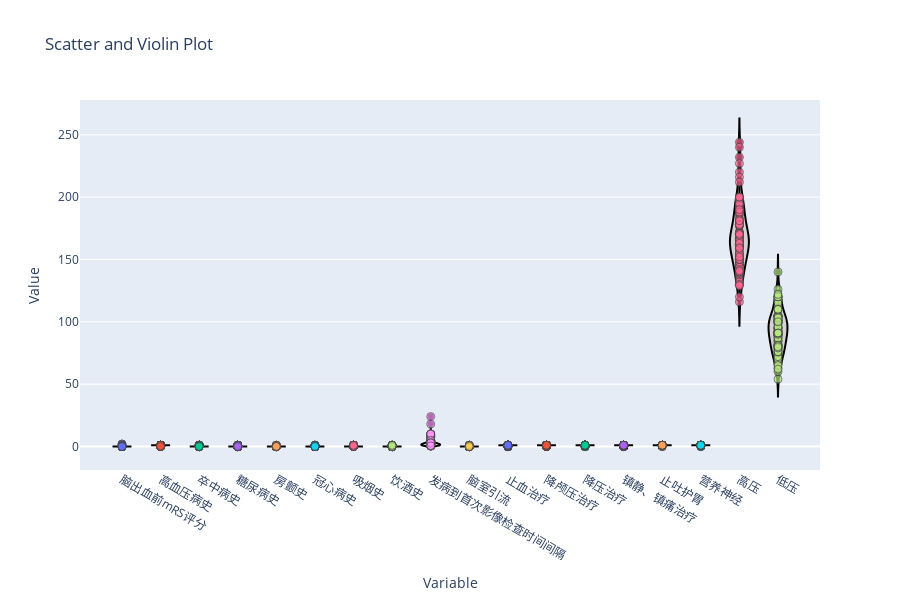

The notebook cell saved with this chart:
### Code cell
# 创建数据
data = train_data.iloc[:, 1:-1]

# 创建图表布局
fig = go.Figure()

# 添加每个变量的散点图
for column in data.columns:
    fig.add_trace(go.Scatter(
        x=[column] * len(data),
        y=data[column],
        mode='markers',
        name=column,
        marker=dict(
            size=8,
            line=dict(width=1),
            opacity=0.7
        )
    ))

# 添加每个变量的小提琴图
for column in data.columns:
    fig.add_trace(go.Violin(
        y=data[column],
        name=column,
        box_visible=True,
        meanline_visible=True,
        fillcolor='lightgray',
        line_color='black'
    ))

# 设置图表布局
fig.update_layout(
    title='Scatter and Violin Plot',
    xaxis=dict(title='Variable'),
    yaxis=dict(title='Value'),
    showlegend=False,
    width=900,
    height=600
)

# 显示图表
fig.show()

### Figure 1 — Plotly figure (JSON) as saved in the notebook; plotly's stock layout.template omitted (floating-point values rounded to 4 significant figures)
{"data": [{"marker": {"line": {"width": 1}, "opacity": 0.7, "size": 8}, "mode": "markers", "name": "脑出血前mRS评分", "type": "scatter", "x": ["脑出血前mRS评分", "脑出血前mRS评分", "脑出血前mRS评分", "脑出血前mRS评分", "脑出血前mRS评分", "脑出血前mRS评分", "脑出血前mRS评分", "脑出血前mRS评分", "脑出血前mRS评分", "脑出血前mRS评分", "脑出血前mRS评分", "脑出血前mRS评分", "脑出血前mRS评分", "脑出血前mRS评分", "脑出血前mRS评分", "脑出血前mRS评分", "脑出血前mRS评分", "脑出血前mRS评分", "脑出血前mRS评分", "脑出血前mRS评分", "脑出血前mRS评分", "脑出血前mRS评分", "脑出血前mRS评分", "脑出血前mRS评分", "脑出血前mRS评分", "脑出血前mRS评分", "脑出血前mRS评分", "脑出血前mRS评分", "脑出血前mRS评分", "脑出血前mRS评分", "脑出血前mRS评分", "脑出血前mRS评分", "脑出血前mRS评分", "脑出血前mRS评分", "脑出血前mRS评分", "脑出血前mRS评分", "脑出血前mRS评分", "脑出血前mRS评分", "脑出血前mRS评分", "脑出血前mRS评分", "脑出血前mRS评分", "脑出血前mRS评分", "脑出血前mRS评分", "脑出血前mRS评分", "脑出血前mRS评分", "脑出血前mRS评分", "脑出血前mRS评分", "脑出血前mRS评分", "脑出血前mRS评分", "脑出血前mRS评分", "脑出血前mRS评分", "脑出血前mRS评分", "脑出血前mRS评分", "脑出血前mRS评分", "脑出血前mRS评分", "脑出血前mRS评分", "脑出血前mRS评分", "脑出血前mRS评分", "脑出血前mRS评分", "脑出血前mRS评分", "脑出血前mRS评分", "脑出血前mRS评分", "脑出血前mRS评分", "脑出血前mRS评分", "脑出血前mRS评分", "脑出血前mRS评分", "脑出血前mRS评分", "脑出血前mRS评分", "脑出血前mRS评分", "脑出血前mRS评分", "脑出血前mRS评分", "脑出血前mRS评分", "脑出血前mRS评分", "脑出血前mRS评分", "脑出血前mRS评分", "脑出血前mRS评分", "脑出血前mRS评分", "脑出血前mRS评分", "脑出血前mRS评分", "脑出血前mRS评分", "脑出血前mRS评分", "脑出血前mRS评分", "脑出血前mRS评分", "脑出血前mRS评分", "脑出血前mRS评分", "脑出血前mRS评分", "脑出血前mRS评分", "脑出血前mRS评分", "脑出血前mRS评分", "脑出血前mRS评分", "脑出血前mRS评分", "脑出血前mRS评分", "脑出血前mRS评分", "脑出血前mRS评分", "脑出血前mRS评分", "脑出血前mRS评分", "脑出血前mRS评分", "脑出血前mRS评分", "脑出血前mRS评分", "脑出血前mRS评分"], "y": [0, 0, 0, 2, 0, 0, 0, 0, 0, 0, 0, 0, 0, 0, 0, 0, 0, 0, 0, 0, 0, 0, 0, 0, 0, 0, 0, 0, 0, 0, 0, 0, 0, 0, 0, 0, 0, 0, 0, 0, 0, 0, 0, 0, 0, 0, 0, 0, 0, 0, 0, 0, 0, 0, 0, 0, 0, 2, 1, 0, 0, 0, 0, 0, 0, 0, 0, 0, 0, 0, 0, 0, 0, 0, 0, 0, 0, 0, 0, 0, 0, 0, 0, 0, 0, 0, 1, 0, 0, 0, 0, 0, 0, 0, 0, 0, 0, 0, 0, 0]}, {"marker": {"line": {"width": 1}, "opacity": 0.7, "size": 8}, "mode": "markers", "name": "高血压病史", "type": "scatter", "x": ["高血压病史", "高血压病史", "高血压病史", "高血压病史", "高血压病史", "高血压病史", "高血压病史", "高血压病史", "高血压病史", "高血压病史", "高血压病史", "高血压病史", "高血压病史", "高血压病史", "高血压病史", "高血压病史", "高血压病史", "高血压病史", "高血压病史", "高血压病史", "高血压病史", "高血压病史", "高血压病史", "高血压病史", "高血压病史", "高血压病史", "高血压病史", "高血压病史", "高血压病史", "高血压病史", "高血压病史", "高血压病史", "高血压病史", "高血压病史", "高血压病史", "高血压病史", "高血压病史", "高血压病史", "高血压病史", "高血压病史", "高血压病史", "高血压病史", "高血压病史", "高血压病史", "高血压病史", "高血压病史", "高血压病史", "高血压病史", "高血压病史", "高血压病史", "高血压病史", "高血压病史", "高血压病史", "高血压病史", "高血压病史", "高血压病史", "高血压病史", "高血压病史", "高血压病史", "高血压病史", "高血压病史", "高血压病史", "高血压病史", "高血压病史", "高血压病史", "高血压病史", "高血压病史", "高血压病史", "高血压病史", "高血压病史", "高血压病史", "高血压病史", "高血压病史", "高血压病史", "高血压病史", "高血压病史", "高血压病史", "高血压病史", "高血压病史", "高血压病史", "高血压病史", "高血压病史", "高血压病史", "高血压病史", "高血压病史", "高血压病史", "高血压病史", "高血压病史", "高血压病史", "高血压病史", "高血压病史", "高血压病史", "高血压病史", "高血压病史", "高血压病史", "高血压病史", "高血压病史", "高血压病史", "高血压病史", "高血压病史"], "y": [0, 1, 1, 1, 0, 1, 1, 1, 1, 1, 1, 1, 1, 0, 1, 1, 1, 0, 1, 1, 1, 1, 1, 1, 1, 1, 1, 1, 1, 1, 1, 1, 1, 1, 1, 1, 1, 1, 1, 1, 1, 1, 1, 1, 1, 0, 1, 1, 1, 0, 0, 1, 1, 1, 1, 1, 0, 1, 1, 1, 1, 1, 1, 1, 0, 1, 1, 1, 1, 1, 1, 1, 1, 1, 1, 1, 1, 1, 1, 1, 0, 1, 1, 1, 1, 1, 1, 1, 1, 1, 1, 1, 1, 1, 1, 0, 1, 1, 1, 0]}, {"marker": {"line": {"width": 1}, "opacity": 0.7, "size": 8}, "mode": "markers", "name": "卒中病史", "type": "scatter", "x": ["卒中病史", "卒中病史", "卒中病史", "卒中病史", "卒中病史", "卒中病史", "卒中病史", "卒中病史", "卒中病史", "卒中病史", "卒中病史", "卒中病史", "卒中病史", "卒中病史", "卒中病史", "卒中病史", "卒中病史", "卒中病史", "卒中病史", "卒中病史", "卒中病史", "卒中病史", "卒中病史", "卒中病史", "卒中病史", "卒中病史", "卒中病史", "卒中病史", "卒中病史", "卒中病史", "卒中病史", "卒中病史", "卒中病史", "卒中病史", "卒中病史", "卒中病史", "卒中病史", "卒中病史", "卒中病史", "卒中病史", "卒中病史", "卒中病史", "卒中病史", "卒中病史", "卒中病史", "卒中病史", "卒中病史", "卒中病史", "卒中病史", "卒中病史", "卒中病史", "卒中病史", "卒中病史", "卒中病史", "卒中病史", "卒中病史", "卒中病史", "卒中病史", "卒中病史", "卒中病史", "卒中病史", "卒中病史", "卒中病史", "卒中病史", "卒中病史", "卒中病史", "卒中病史", "卒中病史", "卒中病史", "卒中病史", "卒中病史", "卒中病史", "卒中病史", "卒中病史", "卒中病史", "卒中病史", "卒中病史", "卒中病史", "卒中病史", "卒中病史", "卒中病史", "卒中病史", "卒中病史", "卒中病史", "卒中病史", "卒中病史", "卒中病史", "卒中病史", "卒中病史", "卒中病史", "卒中病史", "卒中病史", "卒中病史", "卒中病史", "卒中病史", "卒中病史", "卒中病史", "卒中病史", "卒中病史", "卒中病史"], "y": [0, 0, 0, 1, 0, 0, 0, 0, 1, 0, 1, 0, 1, 0, 1, 0, 1, 0, 0, 1, 0, 0, 0, 0, 0, 0, 1, 0, 0, 0, 0, 0, 0, 0, 0, 0, 0, 0, 0, 0, 0, 0, 0, 0, 0, 0, 0, 0, 0, 0, 0, 0, 0, 0, 0, 0, 0, 1, 1, 1, 0, 0, 0, 0, 0, 0, 1, 0, 1, 1, 0, 0, 0, 0, 0, 0, 0, 1, 1, 0, 0, 0, 0, 0, 0, 0, 1, 0, 0, 0, 0, 1, 0, 0, 0, 0, 0, 1, 0, 0]}, {"marker": {"line": {"width": 1}, "opacity": 0.7, "size": 8}, "mode": "markers", "name": "糖尿病史", "type": "scatter", "x": ["糖尿病史", "糖尿病史", "糖尿病史", "糖尿病史", "糖尿病史", "糖尿病史", "糖尿病史", "糖尿病史", "糖尿病史", "糖尿病史", "糖尿病史", "糖尿病史", "糖尿病史", "糖尿病史", "糖尿病史", "糖尿病史", "糖尿病史", "糖尿病史", "糖尿病史", "糖尿病史", "糖尿病史", "糖尿病史", "糖尿病史", "糖尿病史", "糖尿病史", "糖尿病史", "糖尿病史", "糖尿病史", "糖尿病史", "糖尿病史", "糖尿病史", "糖尿病史", "糖尿病史", "糖尿病史", "糖尿病史", "糖尿病史", "糖尿病史", "糖尿病史", "糖尿病史", "糖尿病史", "糖尿病史", "糖尿病史", "糖尿病史", "糖尿病史", "糖尿病史", "糖尿病史", "糖尿病史", "糖尿病史", "糖尿病史", "糖尿病史", "糖尿病史", "糖尿病史", "糖尿病史", "糖尿病史", "糖尿病史", "糖尿病史", "糖尿病史", "糖尿病史", "糖尿病史", "糖尿病史", "糖尿病史", "糖尿病史", "糖尿病史", "糖尿病史", "糖尿病史", "糖尿病史", "糖尿病史", "糖尿病史", "糖尿病史", "糖尿病史", "糖尿病史", "糖尿病史", "糖尿病史", "糖尿病史", "糖尿病史", "糖尿病史", "糖尿病史", "糖尿病史", "糖尿病史", "糖尿病史", "糖尿病史", "糖尿病史", "糖尿病史", "糖尿病史", "糖尿病史", "糖尿病史", "糖尿病史", "糖尿病史", "糖尿病史", "糖尿病史", "糖尿病史", "糖尿病史", "糖尿病史", "糖尿病史", "糖尿病史", "糖尿病史", "糖尿病史", "糖尿病史", "糖尿病史", "糖尿病史"], "y": [0, 0, 0, 0, 0, 0, 0, 0, 0, 0, 0, 0, 0, 0, 1, 1, 0, 0, 0, 0, 0, 0, 0, 0, 0, 0, 1, 0, 0, 1, 0, 0, 0, 0, 1, 0, 0, 0, 0, 0, 0, 0, 1, 0, 0, 0, 0, 0, 0, 0, 0, 0, 1, 0, 0, 1, 1, 1, 0, 0, 1, 1, 0, 0, 0, 0, 0, 0, 0, 0, 0, 0, 0, 0, 0, 1, 0, 0, 0, 0, 0, 0, 1, 0, 0, 0, 1, 0, 0, 0, 0, 1, 0, 0, 0, 0, 0, 1, 0, 0]}, {"marker": {"line": {"width": 1}, "opacity": 0.7, "size": 8}, "mode": "markers", "name": "房颤史", "type": "scatter", "x": ["房颤史", "房颤史", "房颤史", "房颤史", "房颤史", "房颤史", "房颤史", "房颤史", "房颤史", "房颤史", "房颤史", "房颤史", "房颤史", "房颤史", "房颤史", "房颤史", "房颤史", "房颤史", "房颤史", "房颤史", "房颤史", "房颤史", "房颤史", "房颤史", "房颤史", "房颤史", "房颤史", "房颤史", "房颤史", "房颤史", "房颤史", "房颤史", "房颤史", "房颤史", "房颤史", "房颤史", "房颤史", "房颤史", "房颤史", "房颤史", "房颤史", "房颤史", "房颤史", "房颤史", "房颤史", "房颤史", "房颤史", "房颤史", "房颤史", "房颤史", "房颤史", "房颤史", "房颤史", "房颤史", "房颤史", "房颤史", "房颤史", "房颤史", "房颤史", "房颤史", "房颤史", "房颤史", "房颤史", "房颤史", "房颤史", "房颤史", "房颤史", "房颤史", "房颤史", "房颤史", "房颤史", "房颤史", "房颤史", "房颤史", "房颤史", "房颤史", "房颤史", "房颤史", "房颤史", "房颤史", "房颤史", "房颤史", "房颤史", "房颤史", "房颤史", "房颤史", "房颤史", "房颤史", "房颤史", "房颤史", "房颤史", "房颤史", "房颤史", "房颤史", "房颤史", "房颤史", "房颤史", "房颤史", "房颤史", "房颤史"], "y": [0, 0, 0, 0, 0, 0, 0, 0, 1, 0, 0, 0, 0, 0, 0, 0, 0, 0, 0, 0, 0, 0, 0, 0, 0, 0, 0, 0, 0, 0, 0, 0, 0, 0, 0, 0, 0, 0, 0, 0, 0, 0, 0, 0, 0, 0, 0, 0, 0, 0, 0, 1, 0, 0, 0, 0, 0, 0, 0, 0, 0, 0, 0, 0, 0, 0, 0, 0, 0, 0, 0, 1, 0, 0, 0, 0, 0, 0, 0, 0, 1, 0, 0, 0, 0, 0, 0, 0, 0, 0, 0, 0, 0, 0, 0, 0, 0, 1, 0, 0]}, {"marker": {"line": {"width": 1}, "opacity": 0.7, "size": 8}, "mode": "markers", "name": "冠心病史", "type": "scatter", "x": ["冠心病史", "冠心病史", "冠心病史", "冠心病史", "冠心病史", "冠心病史", "冠心病史", "冠心病史", "冠心病史", "冠心病史", "冠心病史", "冠心病史", "冠心病史", "冠心病史", "冠心病史", "冠心病史", "冠心病史", "冠心病史", "冠心病史", "冠心病史", "冠心病史", "冠心病史", "冠心病史", "冠心病史", "冠心病史", "冠心病史", "冠心病史", "冠心病史", "冠心病史", "冠心病史", "冠心病史", "冠心病史", "冠心病史", "冠心病史", "冠心病史", "冠心病史", "冠心病史", "冠心病史", "冠心病史", "冠心病史", "冠心病史", "冠心病史", "冠心病史", "冠心病史", "冠心病史", "冠心病史", "冠心病史", "冠心病史", "冠心病史", "冠心病史", "冠心病史", "冠心病史", "冠心病史", "冠心病史", "冠心病史", "冠心病史", "冠心病史", "冠心病史", "冠心病史", "冠心病史", "冠心病史", "冠心病史", "冠心病史", "冠心病史", "冠心病史", "冠心病史", "冠心病史", "冠心病史", "冠心病史", "冠心病史", "冠心病史", "冠心病史", "冠心病史", "冠心病史", "冠心病史", "冠心病史", "冠心病史", "冠心病史", "冠心病史", "冠心病史", "冠心病史", "冠心病史", "冠心病史", "冠心病史", "冠心病史", "冠心病史", "冠心病史", "冠心病史", "冠心病史", "冠心病史", "冠心病史", "冠心病史", "冠心病史", "冠心病史", "冠心病史", "冠心病史", "冠心病史", "冠心病史", "冠心病史", "冠心病史"], "y": [0, 0, 0, 0, 0, 0, 0, 0, 0, 0, 0, 0, 0, 0, 0, 0, 0, 0, 0, 0, 0, 0, 0, 0, 0, 0, 1, 0, 0, 0, 0, 0, 0, 0, 0, 0, 0, 0, 0, 0, 0, 0, 0, 0, 0, 0, 0, 0, 0, 0, 0, 1, 0, 0, 0, 0, 0, 0, 0, 0, 0, 0, 0, 0, 0, 0, 0, 0, 0, 0, 1, 1, 0, 0, 0, 1, 1, 0, 0, 0, 1, 0, 0, 0, 0, 0, 0, 0, 0, 0, 0, 1, 0, 0, 0, 0, 0, 1, 0, 0]}, {"marker": {"line": {"width": 1}, "opacity": 0.7, "size": 8}, "mode": "markers", "name": "吸烟史", "type": "scatter", "x": ["吸烟史", "吸烟史", "吸烟史", "吸烟史", "吸烟史", "吸烟史", "吸烟史", "吸烟史", "吸烟史", "吸烟史", "吸烟史", "吸烟史", "吸烟史", "吸烟史", "吸烟史", "吸烟史", "吸烟史", "吸烟史", "吸烟史", "吸烟史", "吸烟史", "吸烟史", "吸烟史", "吸烟史", "吸烟史", "吸烟史", "吸烟史", "吸烟史", "吸烟史", "吸烟史", "吸烟史", "吸烟史", "吸烟史", "吸烟史", "吸烟史", "吸烟史", "吸烟史", "吸烟史", "吸烟史", "吸烟史", "吸烟史", "吸烟史", "吸烟史", "吸烟史", "吸烟史", "吸烟史", "吸烟史", "吸烟史", "吸烟史", "吸烟史", "吸烟史", "吸烟史", "吸烟史", "吸烟史", "吸烟史", "吸烟史", "吸烟史", "吸烟史", "吸烟史", "吸烟史", "吸烟史", "吸烟史", "吸烟史", "吸烟史", "吸烟史", "吸烟史", "吸烟史", "吸烟史", "吸烟史", "吸烟史", "吸烟史", "吸烟史", "吸烟史", "吸烟史", "吸烟史", "吸烟史", "吸烟史", "吸烟史", "吸烟史", "吸烟史", "吸烟史", "吸烟史", "吸烟史", "吸烟史", "吸烟史", "吸烟史", "吸烟史", "吸烟史", "吸烟史", "吸烟史", "吸烟史", "吸烟史", "吸烟史", "吸烟史", "吸烟史", "吸烟史", "吸烟史", "吸烟史", "吸烟史", "吸烟史"], "y": [0, 0, 0, 0, 0, 0, 0, 0, 0, 1, 0, 0, 0, 0, 1, 0, 0, 0, 0, 0, 0, 0, 1, 1, 0, 0, 0, 0, 0, 0, 0, 1, 0, 0, 0, 0, 0, 0, 0, 0, 0, 0, 0, 0, 1, 0, 0, 0, 0, 0, 0, 0, 1, 0, 0, 0, 0, 0, 1, 0, 0, 0, 1, 0, 0, 0, 0, 0, 0, 0, 0, 0, 0, 0, 0, 0, 0, 1, 0, 1, 0, 1, 1, 1, 0, 0, 1, 0, 0, 0, 0, 0, 1, 1, 0, 0, 0, 1, 0, 1]}, {"marker": {"line": {"width": 1}, "opacity": 0.7, "size": 8}, "mode": "markers", "name": "饮酒史", "type": "scatter", "x": ["饮酒史", "饮酒史", "饮酒史", "饮酒史", "饮酒史", "饮酒史", "饮酒史", "饮酒史", "饮酒史", "饮酒史", "饮酒史", "饮酒史", "饮酒史", "饮酒史", "饮酒史", "饮酒史", "饮酒史", "饮酒史", "饮酒史", "饮酒史", "饮酒史", "饮酒史", "饮酒史", "饮酒史", "饮酒史", "饮酒史", "饮酒史", "饮酒史", "饮酒史", "饮酒史", "饮酒史", "饮酒史", "饮酒史", "饮酒史", "饮酒史", "饮酒史", "饮酒史", "饮酒史", "饮酒史", "饮酒史", "饮酒史", "饮酒史", "饮酒史", "饮酒史", "饮酒史", "饮酒史", "饮酒史", "饮酒史", "饮酒史", "饮酒史", "饮酒史", "饮酒史", "饮酒史", "饮酒史", "饮酒史", "饮酒史", "饮酒史", "饮酒史", "饮酒史", "饮酒史", "饮酒史", "饮酒史", "饮酒史", "饮酒史", "饮酒史", "饮酒史", "饮酒史", "饮酒史", "饮酒史", "饮酒史", "饮酒史", "饮酒史", "饮酒史", "饮酒史", "饮酒史", "饮酒史", "饮酒史", "饮酒史", "饮酒史", "饮酒史", "饮酒史", "饮酒史", "饮酒史", "饮酒史", "饮酒史", "饮酒史", "饮酒史", "饮酒史", "饮酒史", "饮酒史", "饮酒史", "饮酒史", "饮酒史", "饮酒史", "饮酒史", "饮酒史", "饮酒史", "饮酒史", "饮酒史", "饮酒史"], "y": [0, 0, 0, 0, 0, 0, 0, 0, 0, 0, 0, 1, 0, 0, 0, 0, 0, 0, 0, 0, 0, 0, 1, 1, 0, 0, 0, 0, 0, 0, 0, 1, 0, 0, 0, 0, 0, 0, 0, 0, 0, 0, 0, 0, 0, 0, 0, 0, 0, 0, 0, 0, 0, 0, 0, 0, 0, 0, 0, 0, 0, 0, 0, 0, 0, 0, 0, 1, 0, 0, 0, 0, 0, 0, 0, 0, 0, 1, 0, 0, 0, 1, 0, 1, 0, 0, 1, 0, 0, 0, 0, 0, 1, 1, 0, 0, 0, 0, 0, 1]}, {"marker": {"line": {"width": 1}, "opacity": 0.7, "size": 8}, "mode": "markers", "name": "发病到首次影像检查时间间隔", "type": "scatter", "x": ["发病到首次影像检查时间间隔", "发病到首次影像检查时间间隔", "发病到首次影像检查时间间隔", "发病到首次影像检查时间间隔", "发病到首次影像检查时间间隔", "发病到首次影像检查时间间隔", "发病到首次影像检查时间间隔", "发病到首次影像检查时间间隔", "发病到首次影像检查时间间隔", "发病到首次影像检查时间间隔", "发病到首次影像检查时间间隔", "发病到首次影像检查时间间隔", "发病到首次影像检查时间间隔", "发病到首次影像检查时间间隔", "发病到首次影像检查时间间隔", "发病到首次影像检查时间间隔", "发病到首次影像检查时间间隔", "发病到首次影像检查时间间隔", "发病到首次影像检查时间间隔", "发病到首次影像检查时间间隔", "发病到首次影像检查时间间隔", "发病到首次影像检查时间间隔", "发病到首次影像检查时间间隔", "发病到首次影像检查时间间隔", "发病到首次影像检查时间间隔", "发病到首次影像检查时间间隔", "发病到首次影像检查时间间隔", "发病到首次影像检查时间间隔", "发病到首次影像检查时间间隔", "发病到首次影像检查时间间隔", "发病到首次影像检查时间间隔", "发病到首次影像检查时间间隔", "发病到首次影像检查时间间隔", "发病到首次影像检查时间间隔", "发病到首次影像检查时间间隔", "发病到首次影像检查时间间隔", "发病到首次影像检查时间间隔", "发病到首次影像检查时间间隔", "发病到首次影像检查时间间隔", "发病到首次影像检查时间间隔", "发病到首次影像检查时间间隔", "发病到首次影像检查时间间隔", "发病到首次影像检查时间间隔", "发病到首次影像检查时间间隔", "发病到首次影像检查时间间隔", "发病到首次影像检查时间间隔", "发病到首次影像检查时间间隔", "发病到首次影像检查时间间隔", "发病到首次影像检查时间间隔", "发病到首次影像检查时间间隔", "发病到首次影像检查时间间隔", "发病到首次影像检查时间间隔", "发病到首次影像检查时间间隔", "发病到首次影像检查时间间隔", "发病到首次影像检查时间间隔", "发病到首次影像检查时间间隔", "发病到首次影像检查时间间隔", "发病到首次影像检查时间间隔", "发病到首次影像检查时间间隔", "发病到首次影像检查时间间隔", "发病到首次影像检查时间间隔", "发病到首次影像检查时间间隔", "发病到首次影像检查时间间隔", "发病到首次影像检查时间间隔", "发病到首次影像检查时间间隔", "发病到首次影像检查时间间隔", "发病到首次影像检查时间间隔", "发病到首次影像检查时间间隔", "发病到首次影像检查时间间隔", "发病到首次影像检查时间间隔", "发病到首次影像检查时间间隔", "发病到首次影像检查时间间隔", "发病到首次影像检查时间间隔", "发病到首次影像检查时间间隔", "发病到首次影像检查时间间隔", "发病到首次影像检查时间间隔", "发病到首次影像检查时间间隔", "发病到首次影像检查时间间隔", "发病到首次影像检查时间间隔", "发病到首次影像检查时间间隔", "发病到首次影像检查时间间隔", "发病到首次影像检查时间间隔", "发病到首次影像检查时间间隔", "发病到首次影像检查时间间隔", "发病到首次影像检查时间间隔", "发病到首次影像检查时间间隔", "发病到首次影像检查时间间隔", "发病到首次影像检查时间间隔", "发病到首次影像检查时间间隔", "发病到首次影像检查时间间隔", "发病到首次影像检查时间间隔", "发病到首次影像检查时间间隔", "发病到首次影像检查时间间隔", "发病到首次影像检查时间间隔", "发病到首次影像检查时间间隔", "发病到首次影像检查时间间隔", "发病到首次影像检查时间间隔", "发病到首次影像检查时间间隔", "发病到首次影像检查时间间隔", "发病到首次影像检查时间间隔"], "y": [2.5, 3, 2, 1, 5, 24, 18, 2, 0.67, 1, 1, 2, 3, 1, 5, 1, 2, 0.5, 9, 0.67, 1, 1, 2, 5, 7, 1, 3, 2, 8, 8, 0.5, 1.5, 6, 0.5, 3, 3, 2, 1, 2, 1, 1, 2, 9, 6, 2, 1, 2, 1, 10, 9.5, 5, 4, 2, 1, 1, 1.5, 0.25, 10, 1, 0.5, 0.5, 3, 10, 1, 2, 8, 4, 2, 2, 3, 2, 2, 2, 1.5, 3, 1.5, 2, 5, 1, 4, 3, 1, 10, 1.5, 1, 3, 1.5, 10, 1.5, 2, 3, 2, 0.5, 5, 1, 1, 3, 2.5, 3, 0.5]}, {"marker": {"line": {"width": 1}, "opacity": 0.7, "size": 8}, "mode": "markers", "name": "脑室引流", "type": "scatter", "x": ["脑室引流", "脑室引流", "脑室引流", "脑室引流", "脑室引流", "脑室引流", "脑室引流", "脑室引流", "脑室引流", "脑室引流", "脑室引流", "脑室引流", "脑室引流", "脑室引流", "脑室引流", "脑室引流", "脑室引流", "脑室引流", "脑室引流", "脑室引流", "脑室引流", "脑室引流", "脑室引流", "脑室引流", "脑室引流", "脑室引流", "脑室引流", "脑室引流", "脑室引流", "脑室引流", "脑室引流", "脑室引流", "脑室引流", "脑室引流", "脑室引流", "脑室引流", "脑室引流", "脑室引流", "脑室引流", "脑室引流", "脑室引流", "脑室引流", "脑室引流", "脑室引流", "脑室引流", "脑室引流", "脑室引流", "脑室引流", "脑室引流", "脑室引流", "脑室引流", "脑室引流", "脑室引流", "脑室引流", "脑室引流", "脑室引流", "脑室引流", "脑室引流", "脑室引流", "脑室引流", "脑室引流", "脑室引流", "脑室引流", "脑室引流", "脑室引流", "脑室引流", "脑室引流", "脑室引流", "脑室引流", "脑室引流", "脑室引流", "脑室引流", "脑室引流", "脑室引流", "脑室引流", "脑室引流", "脑室引流", "脑室引流", "脑室引流", "脑室引流", "脑室引流", "脑室引流", "脑室引流", "脑室引流", "脑室引流", "脑室引流", "脑室引流", "脑室引流", "脑室引流", "脑室引流", "脑室引流", "脑室引流", "脑室引流", "脑室引流", "脑室引流", "脑室引流", "脑室引流", "脑室引流", "脑室引流", "脑室引流"], "y": [0, 0, 0, 0, 0, 1, 0, 0, 0, 0, 0, 0, 0, 0, 0, 0, 0, 0, 0, 0, 0, 0, 0, 0, 0, 0, 0, 0, 0, 0, 1, 0, 0, 0, 0, 0, 0, 0, 0, 0, 0, 0, 0, 0, 0, 0, 0, 0, 0, 0, 0, 0, 0, 0, 0, 0, 0, 0, 0, 0, 0, 0, 0, 0, 0, 0, 0, 0, 0, 0, 0, 0, 0, 0, 0, 0, 0, 0, 0, 0, 0, 0, 0, 0, 1, 0, 0, 0, 0, 1, 0, 1, 0, 0, 0, 0, 0, 0, 1, 0]}, {"marker": {"line": {"width": 1}, "opacity": 0.7, "size": 8}, "mode": "markers", "name": "止血治疗", "type": "scatter", "x": ["止血治疗", "止血治疗", "止血治疗", "止血治疗", "止血治疗", "止血治疗", "止血治疗", "止血治疗", "止血治疗", "止血治疗", "止血治疗", "止血治疗", "止血治疗", "止血治疗", "止血治疗", "止血治疗", "止血治疗", "止血治疗", "止血治疗", "止血治疗", "止血治疗", "止血治疗", "止血治疗", "止血治疗", "止血治疗", "止血治疗", "止血治疗", "止血治疗", "止血治疗", "止血治疗", "止血治疗", "止血治疗", "止血治疗", "止血治疗", "止血治疗", "止血治疗", "止血治疗", "止血治疗", "止血治疗", "止血治疗", "止血治疗", "止血治疗", "止血治疗", "止血治疗", "止血治疗", "止血治疗", "止血治疗", "止血治疗", "止血治疗", "止血治疗", "止血治疗", "止血治疗", "止血治疗", "止血治疗", "止血治疗", "止血治疗", "止血治疗", "止血治疗", "止血治疗", "止血治疗", "止血治疗", "止血治疗", "止血治疗", "止血治疗", "止血治疗", "止血治疗", "止血治疗", "止血治疗", "止血治疗", "止血治疗", "止血治疗", "止血治疗", "止血治疗", "止血治疗", "止血治疗", "止血治疗", "止血治疗", "止血治疗", "止血治疗", "止血治疗", "止血治疗", "止血治疗", "止血治疗", "止血治疗", "止血治疗", "止血治疗", "止血治疗", "止血治疗", "止血治疗", "止血治疗", "止血治疗", "止血治疗", "止血治疗", "止血治疗", "止血治疗", "止血治疗", "止血治疗", "止血治疗", "止血治疗", "止血治疗"], "y": [1, 1, 1, 1, 1, 0, 0, 1, 1, 1, 0, 1, 1, 1, 0, 1, 1, 1, 1, 1, 1, 0, 1, 1, 1, 1, 1, 1, 1, 0, 1, 1, 1, 1, 0, 1, 1, 1, 1, 1, 1, 0, 1, 1, 1, 1, 1, 1, 1, 1, 1, 1, 1, 1, 1, 1, 1, 1, 1, 1, 1, 1, 1, 0, 1, 1, 0, 1, 0, 0, 0, 0, 1, 1, 0, 1, 1, 1, 1, 1, 0, 1, 1, 1, 1, 0, 1, 1, 0, 1, 0, 0, 1, 1, 1, 0, 1, 1, 1, 1]}, {"marker": {"line": {"width": 1}, "opacity": 0.7, "size": 8}, "mode": "markers", "name": "降颅压治疗", "type": "scatter", "x": ["降颅压治疗", "降颅压治疗", "降颅压治疗", "降颅压治疗", "降颅压治疗", "降颅压治疗", "降颅压治疗", "降颅压治疗", "降颅压治疗", "降颅压治疗", "降颅压治疗", "降颅压治疗", "降颅压治疗", "降颅压治疗", "降颅压治疗", "降颅压治疗", "降颅压治疗", "降颅压治疗", "降颅压治疗", "降颅压治疗", "降颅压治疗", "降颅压治疗", "降颅压治疗", "降颅压治疗", "降颅压治疗", "降颅压治疗", "降颅压治疗", "降颅压治疗", "降颅压治疗", "降颅压治疗", "降颅压治疗", "降颅压治疗", "降颅压治疗", "降颅压治疗", "降颅压治疗", "降颅压治疗", "降颅压治疗", "降颅压治疗", "降颅压治疗", "降颅压治疗", "降颅压治疗", "降颅压治疗", "降颅压治疗", "降颅压治疗", "降颅压治疗", "降颅压治疗", "降颅压治疗", "降颅压治疗", "降颅压治疗", "降颅压治疗", "降颅压治疗", "降颅压治疗", "降颅压治疗", "降颅压治疗", "降颅压治疗", "降颅压治疗", "降颅压治疗", "降颅压治疗", "降颅压治疗", "降颅压治疗", "降颅压治疗", "降颅压治疗", "降颅压治疗", "降颅压治疗", "降颅压治疗", "降颅压治疗", "降颅压治疗", "降颅压治疗", "降颅压治疗", "降颅压治疗", "降颅压治疗", "降颅压治疗", "降颅压治疗", "降颅压治疗", "降颅压治疗", "降颅压治疗", "降颅压治疗", "降颅压治疗", "降颅压治疗", "降颅压治疗", "降颅压治疗", "降颅压治疗", "降颅压治疗", "降颅压治疗", "降颅压治疗", "降颅压治疗", "降颅压治疗", "降颅压治疗", "降颅压治疗", "降颅压治疗", "降颅压治疗", "降颅压治疗", "降颅压治疗", "降颅压治疗", "降颅压治疗", "降颅压治疗", "降颅压治疗", "降颅压治疗", "降颅压治疗", "降颅压治疗"], "y": [1, 1, 1, 1, 1, 0, 1, 0, 1, 0, 0, 1, 0, 1, 1, 1, 0, 1, 1, 1, 1, 1, 0, 0, 1, 1, 1, 1, 1, 1, 1, 1, 1, 1, 1, 1, 1, 1, 1, 1, 1, 0, 1, 1, 1, 1, 1, 1, 1, 1, 1, 1, 1, 1, 1, 1, 1, 1, 0, 1, 1, 1, 1, 0, 1, 1, 0, 1, 1, 0, 0, 0, 1, 1, 0, 1, 1, 0, 0, 1, 1, 1, 1, 1, 1, 0, 1, 0, 0, 1, 1, 0, 0, 1, 1, 0, 1, 1, 1, 1]}, {"marker": {"line": {"width": 1}, "opacity": 0.7, "size": 8}, "mode": "markers", "name": "降压治疗", "type": "scatter", "x": ["降压治疗", "降压治疗", "降压治疗", "降压治疗", "降压治疗", "降压治疗", "降压治疗", "降压治疗", "降压治疗", "降压治疗", "降压治疗", "降压治疗", "降压治疗", "降压治疗", "降压治疗", "降压治疗", "降压治疗", "降压治疗", "降压治疗", "降压治疗", "降压治疗", "降压治疗", "降压治疗", "降压治疗", "降压治疗", "降压治疗", "降压治疗", "降压治疗", "降压治疗", "降压治疗", "降压治疗", "降压治疗", "降压治疗", "降压治疗", "降压治疗", "降压治疗", "降压治疗", "降压治疗", "降压治疗", "降压治疗", "降压治疗", "降压治疗", "降压治疗", "降压治疗", "降压治疗", "降压治疗", "降压治疗", "降压治疗", "降压治疗", "降压治疗", "降压治疗", "降压治疗", "降压治疗", "降压治疗", "降压治疗", "降压治疗", "降压治疗", "降压治疗", "降压治疗", "降压治疗", "降压治疗", "降压治疗", "降压治疗", "降压治疗", "降压治疗", "降压治疗", "降压治疗", "降压治疗", "降压治疗", "降压治疗", "降压治疗", "降压治疗", "降压治疗", "降压治疗", "降压治疗", "降压治疗", "降压治疗", "降压治疗", "降压治疗", "降压治疗", "降压治疗", "降压治疗", "降压治疗", "降压治疗", "降压治疗", "降压治疗", "降压治疗", "降压治疗", "降压治疗", "降压治疗", "降压治疗", "降压治疗", "降压治疗", "降压治疗", "降压治疗", "降压治疗", "降压治疗", "降压治疗", "降压治疗", "降压治疗"], "y": [1, 1, 1, 1, 0, 1, 1, 1, 1, 1, 1, 1, 0, 1, 1, 1, 1, 1, 0, 1, 1, 1, 1, 1, 1, 1, 1, 1, 1, 1, 1, 1, 1, 1, 1, 1, 1, 1, 1, 1, 1, 0, 1, 1, 1, 1, 1, 1, 1, 1, 1, 1, 1, 1, 1, 1, 1, 1, 1, 1, 1, 1, 1, 0, 1, 1, 0, 1, 1, 1, 0, 1, 1, 1, 0, 1, 1, 1, 1, 1, 1, 1, 1, 1, 1, 1, 1, 1, 1, 1, 1, 1, 1, 1, 1, 1, 1, 1, 1, 1]}, {"marker": {"line": {"width": 1}, "opacity": 0.7, "size": 8}, "mode": "markers", "name": "镇静、镇痛治疗", "type": "scatter", "x": ["镇静、镇痛治疗", "镇静、镇痛治疗", "镇静、镇痛治疗", "镇静、镇痛治疗", "镇静、镇痛治疗", "镇静、镇痛治疗", "镇静、镇痛治疗", "镇静、镇痛治疗", "镇静、镇痛治疗", "镇静、镇痛治疗", "镇静、镇痛治疗", "镇静、镇痛治疗", "镇静、镇痛治疗", "镇静、镇痛治疗", "镇静、镇痛治疗", "镇静、镇痛治疗", "镇静、镇痛治疗", "镇静、镇痛治疗", "镇静、镇痛治疗", "镇静、镇痛治疗", "镇静、镇痛治疗", "镇静、镇痛治疗", "镇静、镇痛治疗", "镇静、镇痛治疗", "镇静、镇痛治疗", "镇静、镇痛治疗", "镇静、镇痛治疗", "镇静、镇痛治疗", "镇静、镇痛治疗", "镇静、镇痛治疗", "镇静、镇痛治疗", "镇静、镇痛治疗", "镇静、镇痛治疗", "镇静、镇痛治疗", "镇静、镇痛治疗", "镇静、镇痛治疗", "镇静、镇痛治疗", "镇静、镇痛治疗", "镇静、镇痛治疗", "镇静、镇痛治疗", "镇静、镇痛治疗", "镇静、镇痛治疗", "镇静、镇痛治疗", "镇静、镇痛治疗", "镇静、镇痛治疗", "镇静、镇痛治疗", "镇静、镇痛治疗", "镇静、镇痛治疗", "镇静、镇痛治疗", "镇静、镇痛治疗", "镇静、镇痛治疗", "镇静、镇痛治疗", "镇静、镇痛治疗", "镇静、镇痛治疗", "镇静、镇痛治疗", "镇静、镇痛治疗", "镇静、镇痛治疗", "镇静、镇痛治疗", "镇静、镇痛治疗", "镇静、镇痛治疗", "镇静、镇痛治疗", "镇静、镇痛治疗", "镇静、镇痛治疗", "镇静、镇痛治疗", "镇静、镇痛治疗", "镇静、镇痛治疗", "镇静、镇痛治疗", "镇静、镇痛治疗", "镇静、镇痛治疗", "镇静、镇痛治疗", "镇静、镇痛治疗", "镇静、镇痛治疗", "镇静、镇痛治疗", "镇静、镇痛治疗", "镇静、镇痛治疗", "镇静、镇痛治疗", "镇静、镇痛治疗", "镇静、镇痛治疗", "镇静、镇痛治疗", "镇静、镇痛治疗", "镇静、镇痛治疗", "镇静、镇痛治疗", "镇静、镇痛治疗", "镇静、镇痛治疗", "镇静、镇痛治疗", "镇静、镇痛治疗", "镇静、镇痛治疗", "镇静、镇痛治疗", "镇静、镇痛治疗", "镇静、镇痛治疗", "镇静、镇痛治疗", "镇静、镇痛治疗", "镇静、镇痛治疗", "镇静、镇痛治疗", "镇静、镇痛治疗", "镇静、镇痛治疗", "镇静、镇痛治疗", "镇静、镇痛治疗", "镇静、镇痛治疗", "镇静、镇痛治疗"], "y": [1, 0, 1, 0, 0, 0, 0, 0, 0, 1, 1, 0, 1, 0, 0, 1, 1, 0, 0, 0, 1, 0, 0, 1, 1, 1, 1, 1, 1, 1, 1, 1, 1, 1, 1, 1, 1, 1, 1, 1, 1, 1, 1, 1, 1, 1, 1, 1, 1, 1, 1, 1, 1, 1, 1, 1, 1, 1, 1, 1, 1, 1, 1, 1, 1, 1, 1, 1, 1, 1, 1, 1, 1, 1, 1, 1, 1, 1, 1, 1, 1, 1, 1, 1, 1, 1, 1, 1, 1, 1, 1, 1, 1, 1, 1, 1, 1, 1, 1, 1]}, {"marker": {"line": {"width": 1}, "opacity": 0.7, "size": 8}, "mode": "markers", "name": "止吐护胃", "type": "scatter", "x": ["止吐护胃", "止吐护胃", "止吐护胃", "止吐护胃", "止吐护胃", "止吐护胃", "止吐护胃", "止吐护胃", "止吐护胃", "止吐护胃", "止吐护胃", "止吐护胃", "止吐护胃", "止吐护胃", "止吐护胃", "止吐护胃", "止吐护胃", "止吐护胃", "止吐护胃", "止吐护胃", "止吐护胃", "止吐护胃", "止吐护胃", "止吐护胃", "止吐护胃", "止吐护胃", "止吐护胃", "止吐护胃", "止吐护胃", "止吐护胃", "止吐护胃", "止吐护胃", "止吐护胃", "止吐护胃", "止吐护胃", "止吐护胃", "止吐护胃", "止吐护胃", "止吐护胃", "止吐护胃", "止吐护胃", "止吐护胃", "止吐护胃", "止吐护胃", "止吐护胃", "止吐护胃", "止吐护胃", "止吐护胃", "止吐护胃", "止吐护胃", "止吐护胃", "止吐护胃", "止吐护胃", "止吐护胃", "止吐护胃", "止吐护胃", "止吐护胃", "止吐护胃", "止吐护胃", "止吐护胃", "止吐护胃", "止吐护胃", "止吐护胃", "止吐护胃", "止吐护胃", "止吐护胃", "止吐护胃", "止吐护胃", "止吐护胃", "止吐护胃", "止吐护胃", "止吐护胃", "止吐护胃", "止吐护胃", "止吐护胃", "止吐护胃", "止吐护胃", "止吐护胃", "止吐护胃", "止吐护胃", "止吐护胃", "止吐护胃", "止吐护胃", "止吐护胃", "止吐护胃", "止吐护胃", "止吐护胃", "止吐护胃", "止吐护胃", "止吐护胃", "止吐护胃", "止吐护胃", "止吐护胃", "止吐护胃", "止吐护胃", "止吐护胃", "止吐护胃", "止吐护胃", "止吐护胃", "止吐护胃"], "y": [1, 1, 1, 0, 1, 1, 1, 0, 1, 1, 1, 1, 1, 0, 1, 1, 1, 1, 1, 1, 1, 1, 1, 1, 1, 1, 1, 1, 1, 1, 1, 1, 1, 1, 1, 1, 1, 1, 1, 1, 1, 1, 1, 1, 1, 1, 1, 1, 1, 1, 1, 1, 1, 1, 1, 1, 1, 1, 1, 1, 1, 1, 1, 1, 1, 1, 1, 1, 1, 1, 1, 1, 1, 1, 1, 1, 1, 1, 1, 1, 1, 1, 1, 1, 1, 1, 1, 1, 1, 1, 1, 1, 1, 1, 1, 1, 1, 1, 1, 1]}, {"marker": {"line": {"width": 1}, "opacity": 0.7, "size": 8}, "mode": "markers", "name": "营养神经", "type": "scatter", "x": ["营养神经", "营养神经", "营养神经", "营养神经", "营养神经", "营养神经", "营养神经", "营养神经", "营养神经", "营养神经", "营养神经", "营养神经", "营养神经", "营养神经", "营养神经", "营养神经", "营养神经", "营养神经", "营养神经", "营养神经", "营养神经", "营养神经", "营养神经", "营养神经", "营养神经", "营养神经", "营养神经", "营养神经", "营养神经", "营养神经", "营养神经", "营养神经", "营养神经", "营养神经", "营养神经", "营养神经", "营养神经", "营养神经", "营养神经", "营养神经", "营养神经", "营养神经", "营养神经", "营养神经", "营养神经", "营养神经", "营养神经", "营养神经", "营养神经", "营养神经", "营养神经", "营养神经", "营养神经", "营养神经", "营养神经", "营养神经", "营养神经", "营养神经", "营养神经", "营养神经", "营养神经", "营养神经", "营养神经", "营养神经", "营养神经", "营养神经", "营养神经", "营养神经", "营养神经", "营养神经", "营养神经", "营养神经", "营养神经", "营养神经", "营养神经", "营养神经", "营养神经", "营养神经", "营养神经", "营养神经", "营养神经", "营养神经", "营养神经", "营养神经", "营养神经", "营养神经", "营养神经", "营养神经", "营养神经", "营养神经", "营养神经", "营养神经", "营养神经", "营养神经", "营养神经", "营养神经", "营养神经", "营养神经", "营养神经", "营养神经"], "y": [1, 1, 1, 0, 1, 1, 1, 1, 1, 1, 1, 1, 0, 1, 0, 1, 1, 1, 1, 1, 0, 1, 1, 1, 1, 1, 1, 1, 1, 1, 1, 1, 1, 1, 1, 1, 1, 1, 1, 1, 1, 1, 1, 1, 1, 1, 1, 1, 1, 1, 1, 1, 1, 1, 1, 1, 1, 1, 1, 1, 1, 1, 1, 1, 1, 1, 1, 1, 1, 1, 1, 1, 1, 1, 1, 1, 1, 1, 1, 1, 1, 1, 1, 1, 1, 1, 1, 1, 1, 1, 1, 1, 1, 1, 1, 1, 1, 1, 1, 1]}, {"marker": {"line": {"width": 1}, "opacity": 0.7, "size": 8}, "mode": "markers", "name": "高压", "type": "scatter", "x": ["高压", "高压", "高压", "高压", "高压", "高压", "高压", "高压", "高压", "高压", "高压", "高压", "高压", "高压", "高压", "高压", "高压", "高压", "高压", "高压", "高压", "高压", "高压", "高压", "高压", "高压", "高压", "高压", "高压", "高压", "高压", "高压", "高压", "高压", "高压", "高压", "高压", "高压", "高压", "高压", "高压", "高压", "高压", "高压", "高压", "高压", "高压", "高压", "高压", "高压", "高压", "高压", "高压", "高压", "高压", "高压", "高压", "高压", "高压", "高压", "高压", "高压", "高压", "高压", "高压", "高压", "高压", "高压", "高压", "高压", "高压", "高压", "高压", "高压", "高压", "高压", "高压", "高压", "高压", "高压", "高压", "高压", "高压", "高压", "高压", "高压", "高压", "高压", "高压", "高压", "高压", "高压", "高压", "高压", "高压", "高压", "高压", "高压", "高压", "高压"], "y": [180, 199, 199, 186, 135, 116, 164, 162, 172, 232, 168, 190, 130, 148, 170, 152, 167, 155, 190, 130, 170, 151, 244, 161, 227, 138, 166, 164, 145, 199, 165, 157, 145, 146, 162, 190, 198, 163, 178, 183, 180, 194, 163, 193, 188, 177, 160, 220, 172, 139, 147, 140, 132, 162, 130, 195, 144, 161, 154, 165, 171, 164, 216, 140, 129, 148, 187, 167, 168, 150, 159, 182, 141, 188, 171, 177, 150, 167, 153, 178, 160, 240, 170, 190, 170, 171, 165, 120, 160, 178, 150, 155, 200, 163, 212, 181, 170, 200, 159, 152]}, {"marker": {"line": {"width": 1}, "opacity": 0.7, "size": 8}, "mode": "markers", "name": "低压", "type": "scatter", "x": ["低压", "低压", "低压", "低压", "低压", "低压", "低压", "低压", "低压", "低压", "低压", "低压", "低压", "低压", "低压", "低压", "低压", "低压", "低压", "低压", "低压", "低压", "低压", "低压", "低压", "低压", "低压", "低压", "低压", "低压", "低压", "低压", "低压", "低压", "低压", "低压", "低压", "低压", "低压", "低压", "低压", "低压", "低压", "低压", "低压", "低压", "低压", "低压", "低压", "低压", "低压", "低压", "低压", "低压", "低压", "低压", "低压", "低压", "低压", "低压", "低压", "低压", "低压", "低压", "低压", "低压", "低压", "低压", "低压", "低压", "低压", "低压", "低压", "低压", "低压", "低压", "低压", "低压", "低压", "低压", "低压", "低压", "低压", "低压", "低压", "低压", "低压", "低压", "低压", "低压", "低压", "低压", "低压", "低压", "低压", "低压", "低压", "低压", "低压", "低压"], "y": [90, 120, 120, 99, 92, 54, 89, 82, 105, 118, 91, 100, 80, 78, 100, 90, 117, 91, 100, 85, 93, 81, 140, 77, 105, 84, 74, 92, 79, 104, 102, 99, 88, 94, 68, 60, 95, 105, 120, 126, 103, 105, 89, 111, 102, 104, 100, 105, 104, 87, 69, 71, 80, 89, 63, 101, 85, 73, 66, 95, 101, 110, 98, 70, 75, 76, 65, 115, 82, 80, 90, 62, 96, 121, 93, 100, 81, 120, 92, 87, 81, 110, 90, 120, 95, 91, 96, 72, 101, 104, 91, 76, 110, 103, 122, 76, 79, 100, 91, 80]}, {"box": {"visible": true}, "fillcolor": "lightgray", "line": {"color": "black"}, "meanline": {"visible": true}, "name": "脑出血前mRS评分", "type": "violin", "y": [0, 0, 0, 2, 0, 0, 0, 0, 0, 0, 0, 0, 0, 0, 0, 0, 0, 0, 0, 0, 0, 0, 0, 0, 0, 0, 0, 0, 0, 0, 0, 0, 0, 0, 0, 0, 0, 0, 0, 0, 0, 0, 0, 0, 0, 0, 0, 0, 0, 0, 0, 0, 0, 0, 0, 0, 0, 2, 1, 0, 0, 0, 0, 0, 0, 0, 0, 0, 0, 0, 0, 0, 0, 0, 0, 0, 0, 0, 0, 0, 0, 0, 0, 0, 0, 0, 1, 0, 0, 0, 0, 0, 0, 0, 0, 0, 0, 0, 0, 0]}, {"box": {"visible": true}, "fillcolor": "lightgray", "line": {"color": "black"}, "meanline": {"visible": true}, "name": "高血压病史", "type": "violin", "y": [0, 1, 1, 1, 0, 1, 1, 1, 1, 1, 1, 1, 1, 0, 1, 1, 1, 0, 1, 1, 1, 1, 1, 1, 1, 1, 1, 1, 1, 1, 1, 1, 1, 1, 1, 1, 1, 1, 1, 1, 1, 1, 1, 1, 1, 0, 1, 1, 1, 0, 0, 1, 1, 1, 1, 1, 0, 1, 1, 1, 1, 1, 1, 1, 0, 1, 1, 1, 1, 1, 1, 1, 1, 1, 1, 1, 1, 1, 1, 1, 0, 1, 1, 1, 1, 1, 1, 1, 1, 1, 1, 1, 1, 1, 1, 0, 1, 1, 1, 0]}, {"box": {"visible": true}, "fillcolor": "lightgray", "line": {"color": "black"}, "meanline": {"visible": true}, "name": "卒中病史", "type": "violin", "y": [0, 0, 0, 1, 0, 0, 0, 0, 1, 0, 1, 0, 1, 0, 1, 0, 1, 0, 0, 1, 0, 0, 0, 0, 0, 0, 1, 0, 0, 0, 0, 0, 0, 0, 0, 0, 0, 0, 0, 0, 0, 0, 0, 0, 0, 0, 0, 0, 0, 0, 0, 0, 0, 0, 0, 0, 0, 1, 1, 1, 0, 0, 0, 0, 0, 0, 1, 0, 1, 1, 0, 0, 0, 0, 0, 0, 0, 1, 1, 0, 0, 0, 0, 0, 0, 0, 1, 0, 0, 0, 0, 1, 0, 0, 0, 0, 0, 1, 0, 0]}, {"box": {"visible": true}, "fillcolor": "lightgray", "line": {"color": "black"}, "meanline": {"visible": true}, "name": "糖尿病史", "type": "violin", "y": [0, 0, 0, 0, 0, 0, 0, 0, 0, 0, 0, 0, 0, 0, 1, 1, 0, 0, 0, 0, 0, 0, 0, 0, 0, 0, 1, 0, 0, 1, 0, 0, 0, 0, 1, 0, 0, 0, 0, 0, 0, 0, 1, 0, 0, 0, 0, 0, 0, 0, 0, 0, 1, 0, 0, 1, 1, 1, 0, 0, 1, 1, 0, 0, 0, 0, 0, 0, 0, 0, 0, 0, 0, 0, 0, 1, 0, 0, 0, 0, 0, 0, 1, 0, 0, 0, 1, 0, 0, 0, 0, 1, 0, 0, 0, 0, 0, 1, 0, 0]}, {"box": {"visible": true}, "fillcolor": "lightgray", "line": {"color": "black"}, "meanline": {"visible": true}, "name": "房颤史", "type": "violin", "y": [0, 0, 0, 0, 0, 0, 0, 0, 1, 0, 0, 0, 0, 0, 0, 0, 0, 0, 0, 0, 0, 0, 0, 0, 0, 0, 0, 0, 0, 0, 0, 0, 0, 0, 0, 0, 0, 0, 0, 0, 0, 0, 0, 0, 0, 0, 0, 0, 0, 0, 0, 1, 0, 0, 0, 0, 0, 0, 0, 0, 0, 0, 0, 0, 0, 0, 0, 0, 0, 0, 0, 1, 0, 0, 0, 0, 0, 0, 0, 0, 1, 0, 0, 0, 0, 0, 0, 0, 0, 0, 0, 0, 0, 0, 0, 0, 0, 1, 0, 0]}, {"box": {"visible": true}, "fillcolor": "lightgray", "line": {"color": "black"}, "meanline": {"visible": true}, "name": "冠心病史", "type": "violin", "y": [0, 0, 0, 0, 0, 0, 0, 0, 0, 0, 0, 0, 0, 0, 0, 0, 0, 0, 0, 0, 0, 0, 0, 0, 0, 0, 1, 0, 0, 0, 0, 0, 0, 0, 0, 0, 0, 0, 0, 0, 0, 0, 0, 0, 0, 0, 0, 0, 0, 0, 0, 1, 0, 0, 0, 0, 0, 0, 0, 0, 0, 0, 0, 0, 0, 0, 0, 0, 0, 0, 1, 1, 0, 0, 0, 1, 1, 0, 0, 0, 1, 0, 0, 0, 0, 0, 0, 0, 0, 0, 0, 1, 0, 0, 0, 0, 0, 1, 0, 0]}, {"box": {"visible": true}, "fillcolor": "lightgray", "line": {"color": "black"}, "meanline": {"visible": true}, "name": "吸烟史", "type": "violin", "y": [0, 0, 0, 0, 0, 0, 0, 0, 0, 1, 0, 0, 0, 0, 1, 0, 0, 0, 0, 0, 0, 0, 1, 1, 0, 0, 0, 0, 0, 0, 0, 1, 0, 0, 0, 0, 0, 0, 0, 0, 0, 0, 0, 0, 1, 0, 0, 0, 0, 0, 0, 0, 1, 0, 0, 0, 0, 0, 1, 0, 0, 0, 1, 0, 0, 0, 0, 0, 0, 0, 0, 0, 0, 0, 0, 0, 0, 1, 0, 1, 0, 1, 1, 1, 0, 0, 1, 0, 0, 0, 0, 0, 1, 1, 0, 0, 0, 1, 0, 1]}, {"box": {"visible": true}, "fillcolor": "lightgray", "line": {"color": "black"}, "meanline": {"visible": true}, "name": "饮酒史", "type": "violin", "y": [0, 0, 0, 0, 0, 0, 0, 0, 0, 0, 0, 1, 0, 0, 0, 0, 0, 0, 0, 0, 0, 0, 1, 1, 0, 0, 0, 0, 0, 0, 0, 1, 0, 0, 0, 0, 0, 0, 0, 0, 0, 0, 0, 0, 0, 0, 0, 0, 0, 0, 0, 0, 0, 0, 0, 0, 0, 0, 0, 0, 0, 0, 0, 0, 0, 0, 0, 1, 0, 0, 0, 0, 0, 0, 0, 0, 0, 1, 0, 0, 0, 1, 0, 1, 0, 0, 1, 0, 0, 0, 0, 0, 1, 1, 0, 0, 0, 0, 0, 1]}, {"box": {"visible": true}, "fillcolor": "lightgray", "line": {"color": "black"}, "meanline": {"visible": true}, "name": "发病到首次影像检查时间间隔", "type": "violin", "y": [2.5, 3, 2, 1, 5, 24, 18, 2, 0.67, 1, 1, 2, 3, 1, 5, 1, 2, 0.5, 9, 0.67, 1, 1, 2, 5, 7, 1, 3, 2, 8, 8, 0.5, 1.5, 6, 0.5, 3, 3, 2, 1, 2, 1, 1, 2, 9, 6, 2, 1, 2, 1, 10, 9.5, 5, 4, 2, 1, 1, 1.5, 0.25, 10, 1, 0.5, 0.5, 3, 10, 1, 2, 8, 4, 2, 2, 3, 2, 2, 2, 1.5, 3, 1.5, 2, 5, 1, 4, 3, 1, 10, 1.5, 1, 3, 1.5, 10, 1.5, 2, 3, 2, 0.5, 5, 1, 1, 3, 2.5, 3, 0.5]}, {"box": {"visible": true}, "fillcolor": "lightgray", "line": {"color": "black"}, "meanline": {"visible": true}, "name": "脑室引流", "type": "violin", "y": [0, 0, 0, 0, 0, 1, 0, 0, 0, 0, 0, 0, 0, 0, 0, 0, 0, 0, 0, 0, 0, 0, 0, 0, 0, 0, 0, 0, 0, 0, 1, 0, 0, 0, 0, 0, 0, 0, 0, 0, 0, 0, 0, 0, 0, 0, 0, 0, 0, 0, 0, 0, 0, 0, 0, 0, 0, 0, 0, 0, 0, 0, 0, 0, 0, 0, 0, 0, 0, 0, 0, 0, 0, 0, 0, 0, 0, 0, 0, 0, 0, 0, 0, 0, 1, 0, 0, 0, 0, 1, 0, 1, 0, 0, 0, 0, 0, 0, 1, 0]}, {"box": {"visible": true}, "fillcolor": "lightgray", "line": {"color": "black"}, "meanline": {"visible": true}, "name": "止血治疗", "type": "violin", "y": [1, 1, 1, 1, 1, 0, 0, 1, 1, 1, 0, 1, 1, 1, 0, 1, 1, 1, 1, 1, 1, 0, 1, 1, 1, 1, 1, 1, 1, 0, 1, 1, 1, 1, 0, 1, 1, 1, 1, 1, 1, 0, 1, 1, 1, 1, 1, 1, 1, 1, 1, 1, 1, 1, 1, 1, 1, 1, 1, 1, 1, 1, 1, 0, 1, 1, 0, 1, 0, 0, 0, 0, 1, 1, 0, 1, 1, 1, 1, 1, 0, 1, 1, 1, 1, 0, 1, 1, 0, 1, 0, 0, 1, 1, 1, 0, 1, 1, 1, 1]}, {"box": {"visible": true}, "fillcolor": "lightgray", "line": {"color": "black"}, "meanline": {"visible": true}, "name": "降颅压治疗", "type": "violin", "y": [1, 1, 1, 1, 1, 0, 1, 0, 1, 0, 0, 1, 0, 1, 1, 1, 0, 1, 1, 1, 1, 1, 0, 0, 1, 1, 1, 1, 1, 1, 1, 1, 1, 1, 1, 1, 1, 1, 1, 1, 1, 0, 1, 1, 1, 1, 1, 1, 1, 1, 1, 1, 1, 1, 1, 1, 1, 1, 0, 1, 1, 1, 1, 0, 1, 1, 0, 1, 1, 0, 0, 0, 1, 1, 0, 1, 1, 0, 0, 1, 1, 1, 1, 1, 1, 0, 1, 0, 0, 1, 1, 0, 0, 1, 1, 0, 1, 1, 1, 1]}, {"box": {"visible": true}, "fillcolor": "lightgray", "line": {"color": "black"}, "meanline": {"visible": true}, "name": "降压治疗", "type": "violin", "y": [1, 1, 1, 1, 0, 1, 1, 1, 1, 1, 1, 1, 0, 1, 1, 1, 1, 1, 0, 1, 1, 1, 1, 1, 1, 1, 1, 1, 1, 1, 1, 1, 1, 1, 1, 1, 1, 1, 1, 1, 1, 0, 1, 1, 1, 1, 1, 1, 1, 1, 1, 1, 1, 1, 1, 1, 1, 1, 1, 1, 1, 1, 1, 0, 1, 1, 0, 1, 1, 1, 0, 1, 1, 1, 0, 1, 1, 1, 1, 1, 1, 1, 1, 1, 1, 1, 1, 1, 1, 1, 1, 1, 1, 1, 1, 1, 1, 1, 1, 1]}, {"box": {"visible": true}, "fillcolor": "lightgray", "line": {"color": "black"}, "meanline": {"visible": true}, "name": "镇静、镇痛治疗", "type": "violin", "y": [1, 0, 1, 0, 0, 0, 0, 0, 0, 1, 1, 0, 1, 0, 0, 1, 1, 0, 0, 0, 1, 0, 0, 1, 1, 1, 1, 1, 1, 1, 1, 1, 1, 1, 1, 1, 1, 1, 1, 1, 1, 1, 1, 1, 1, 1, 1, 1, 1, 1, 1, 1, 1, 1, 1, 1, 1, 1, 1, 1, 1, 1, 1, 1, 1, 1, 1, 1, 1, 1, 1, 1, 1, 1, 1, 1, 1, 1, 1, 1, 1, 1, 1, 1, 1, 1, 1, 1, 1, 1, 1, 1, 1, 1, 1, 1, 1, 1, 1, 1]}, {"box": {"visible": true}, "fillcolor": "lightgray", "line": {"color": "black"}, "meanline": {"visible": true}, "name": "止吐护胃", "type": "violin", "y": [1, 1, 1, 0, 1, 1, 1, 0, 1, 1, 1, 1, 1, 0, 1, 1, 1, 1, 1, 1, 1, 1, 1, 1, 1, 1, 1, 1, 1, 1, 1, 1, 1, 1, 1, 1, 1, 1, 1, 1, 1, 1, 1, 1, 1, 1, 1, 1, 1, 1, 1, 1, 1, 1, 1, 1, 1, 1, 1, 1, 1, 1, 1, 1, 1, 1, 1, 1, 1, 1, 1, 1, 1, 1, 1, 1, 1, 1, 1, 1, 1, 1, 1, 1, 1, 1, 1, 1, 1, 1, 1, 1, 1, 1, 1, 1, 1, 1, 1, 1]}, {"box": {"visible": true}, "fillcolor": "lightgray", "line": {"color": "black"}, "meanline": {"visible": true}, "name": "营养神经", "type": "violin", "y": [1, 1, 1, 0, 1, 1, 1, 1, 1, 1, 1, 1, 0, 1, 0, 1, 1, 1, 1, 1, 0, 1, 1, 1, 1, 1, 1, 1, 1, 1, 1, 1, 1, 1, 1, 1, 1, 1, 1, 1, 1, 1, 1, 1, 1, 1, 1, 1, 1, 1, 1, 1, 1, 1, 1, 1, 1, 1, 1, 1, 1, 1, 1, 1, 1, 1, 1, 1, 1, 1, 1, 1, 1, 1, 1, 1, 1, 1, 1, 1, 1, 1, 1, 1, 1, 1, 1, 1, 1, 1, 1, 1, 1, 1, 1, 1, 1, 1, 1, 1]}, {"box": {"visible": true}, "fillcolor": "lightgray", "line": {"color": "black"}, "meanline": {"visible": true}, "name": "高压", "type": "violin", "y": [180, 199, 199, 186, 135, 116, 164, 162, 172, 232, 168, 190, 130, 148, 170, 152, 167, 155, 190, 130, 170, 151, 244, 161, 227, 138, 166, 164, 145, 199, 165, 157, 145, 146, 162, 190, 198, 163, 178, 183, 180, 194, 163, 193, 188, 177, 160, 220, 172, 139, 147, 140, 132, 162, 130, 195, 144, 161, 154, 165, 171, 164, 216, 140, 129, 148, 187, 167, 168, 150, 159, 182, 141, 188, 171, 177, 150, 167, 153, 178, 160, 240, 170, 190, 170, 171, 165, 120, 160, 178, 150, 155, 200, 163, 212, 181, 170, 200, 159, 152]}, {"box": {"visible": true}, "fillcolor": "lightgray", "line": {"color": "black"}, "meanline": {"visible": true}, "name": "低压", "type": "violin", "y": [90, 120, 120, 99, 92, 54, 89, 82, 105, 118, 91, 100, 80, 78, 100, 90, 117, 91, 100, 85, 93, 81, 140, 77, 105, 84, 74, 92, 79, 104, 102, 99, 88, 94, 68, 60, 95, 105, 120, 126, 103, 105, 89, 111, 102, 104, 100, 105, 104, 87, 69, 71, 80, 89, 63, 101, 85, 73, 66, 95, 101, 110, 98, 70, 75, 76, 65, 115, 82, 80, 90, 62, 96, 121, 93, 100, 81, 120, 92, 87, 81, 110, 90, 120, 95, 91, 96, 72, 101, 104, 91, 76, 110, 103, 122, 76, 79, 100, 91, 80]}], "layout": {"height": 600, "showlegend": false, "title": {"text": "Scatter and Violin Plot"}, "width": 900, "xaxis": {"title": {"text": "Variable"}}, "yaxis": {"title": {"text": "Value"}}}}
